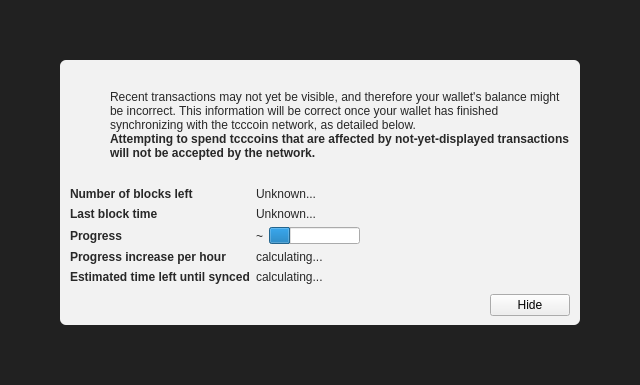
<?xml version="1.0" encoding="UTF-8"?>
<ui version="4.0">
 <class>ModalOverlay</class>
 <widget class="ModalOverlay" name="ModalOverlay">
  <property name="geometry">
   <rect>
    <x>0</x>
    <y>0</y>
    <width>640</width>
    <height>385</height>
   </rect>
  </property>
  <property name="windowTitle">
   <string>Form</string>
  </property>
  <layout class="QVBoxLayout" name="verticalLayout" stretch="0">
   <property name="sizeConstraint">
    <enum>QLayout::SetDefaultConstraint</enum>
   </property>
   <property name="leftMargin">
    <number>0</number>
   </property>
   <property name="topMargin">
    <number>0</number>
   </property>
   <property name="rightMargin">
    <number>0</number>
   </property>
   <property name="bottomMargin">
    <number>0</number>
   </property>
   <item>
    <widget class="QWidget" name="bgWidget" native="true">
     <property name="styleSheet">
      <string notr="true">#bgWidget { background: rgba(0,0,0,220); }</string>
     </property>
     <layout class="QVBoxLayout" name="verticalLayoutMain" stretch="1">
      <property name="leftMargin">
       <number>60</number>
      </property>
      <property name="topMargin">
       <number>60</number>
      </property>
      <property name="rightMargin">
       <number>60</number>
      </property>
      <property name="bottomMargin">
       <number>60</number>
      </property>
      <item>
       <widget class="QWidget" name="contentWidget" native="true">
        <property name="styleSheet">
         <string notr="true">#contentWidget { background: rgba(255,255,255,240); border-radius: 6px; }

QLabel { color: rgb(40,40,40);  }</string>
        </property>
        <layout class="QVBoxLayout" name="verticalLayoutSub" stretch="1,0,0,0">
         <property name="spacing">
          <number>0</number>
         </property>
         <property name="leftMargin">
          <number>10</number>
         </property>
         <property name="topMargin">
          <number>10</number>
         </property>
         <property name="rightMargin">
          <number>10</number>
         </property>
         <property name="bottomMargin">
          <number>10</number>
         </property>
         <item>
          <layout class="QHBoxLayout" name="horizontalLayoutIconText" stretch="0,1">
           <property name="topMargin">
            <number>20</number>
           </property>
           <item>
            <layout class="QVBoxLayout" name="verticalLayoutIcon">
             <property name="leftMargin">
              <number>0</number>
             </property>
             <item>
              <widget class="QPushButton" name="warningIcon">
               <property name="enabled">
                <bool>false</bool>
               </property>
               <property name="text">
                <string/>
               </property>
               <property name="icon">
                <iconset>
                 <normaloff>:/icons/warning</normaloff>
                 <disabledoff>:/icons/warning</disabledoff>:/icons/warning</iconset>
               </property>
               <property name="iconSize">
                <size>
                 <width>48</width>
                 <height>48</height>
                </size>
               </property>
               <property name="flat">
                <bool>true</bool>
               </property>
              </widget>
             </item>
             <item>
              <spacer name="verticalSpacerWarningIcon">
               <property name="orientation">
                <enum>Qt::Vertical</enum>
               </property>
               <property name="sizeHint" stdset="0">
                <size>
                 <width>20</width>
                 <height>40</height>
                </size>
               </property>
              </spacer>
             </item>
            </layout>
           </item>
           <item>
            <layout class="QVBoxLayout" name="verticalLayoutInfoText">
             <property name="leftMargin">
              <number>0</number>
             </property>
             <property name="topMargin">
              <number>0</number>
             </property>
             <item>
              <widget class="QLabel" name="infoText">
               <property name="text">
                <string>Recent transactions may not yet be visible, and therefore your wallet's balance might be incorrect. This information will be correct once your wallet has finished synchronizing with the tcccoin network, as detailed below.</string>
               </property>
               <property name="textFormat">
                <enum>Qt::RichText</enum>
               </property>
               <property name="wordWrap">
                <bool>true</bool>
               </property>
              </widget>
             </item>
             <item>
              <widget class="QLabel" name="infoTextStrong">
               <property name="font">
                <font>
                 <weight>75</weight>
                 <bold>true</bold>
                </font>
               </property>
               <property name="text">
                <string>Attempting to spend tcccoins that are affected by not-yet-displayed transactions will not be accepted by the network.</string>
               </property>
               <property name="textFormat">
                <enum>Qt::RichText</enum>
               </property>
               <property name="wordWrap">
                <bool>true</bool>
               </property>
              </widget>
             </item>
             <item>
              <spacer name="verticalSpacerInTextSpace">
               <property name="orientation">
                <enum>Qt::Vertical</enum>
               </property>
               <property name="sizeHint" stdset="0">
                <size>
                 <width>20</width>
                 <height>40</height>
                </size>
               </property>
              </spacer>
             </item>
            </layout>
           </item>
          </layout>
         </item>
         <item>
          <spacer name="verticalSpacerAfterText">
           <property name="orientation">
            <enum>Qt::Vertical</enum>
           </property>
           <property name="sizeHint" stdset="0">
            <size>
             <width>20</width>
             <height>40</height>
            </size>
           </property>
          </spacer>
         </item>
         <item>
          <layout class="QFormLayout" name="formLayout">
           <property name="fieldGrowthPolicy">
            <enum>QFormLayout::FieldsStayAtSizeHint</enum>
           </property>
           <property name="horizontalSpacing">
            <number>6</number>
           </property>
           <property name="verticalSpacing">
            <number>6</number>
           </property>
           <property name="topMargin">
            <number>10</number>
           </property>
           <item row="0" column="0">
            <widget class="QLabel" name="labelNumberOfBlocksLeft">
             <property name="font">
              <font>
               <weight>75</weight>
               <bold>true</bold>
              </font>
             </property>
             <property name="text">
              <string>Number of blocks left</string>
             </property>
            </widget>
           </item>
           <item row="0" column="1">
            <widget class="QLabel" name="numberOfBlocksLeft">
             <property name="text">
              <string>Unknown...</string>
             </property>
            </widget>
           </item>
           <item row="1" column="0">
            <widget class="QLabel" name="labelLastBlockTime">
             <property name="font">
              <font>
               <weight>75</weight>
               <bold>true</bold>
              </font>
             </property>
             <property name="text">
              <string>Last block time</string>
             </property>
            </widget>
           </item>
           <item row="1" column="1">
            <widget class="QLabel" name="newestBlockDate">
             <property name="sizePolicy">
              <sizepolicy hsizetype="Maximum" vsizetype="Preferred">
               <horstretch>0</horstretch>
               <verstretch>0</verstretch>
              </sizepolicy>
             </property>
             <property name="text">
              <string>Unknown...</string>
             </property>
            </widget>
           </item>
           <item row="2" column="0">
            <widget class="QLabel" name="labelSyncDone">
             <property name="font">
              <font>
               <weight>75</weight>
               <bold>true</bold>
              </font>
             </property>
             <property name="text">
              <string>Progress</string>
             </property>
            </widget>
           </item>
           <item row="2" column="1">
            <layout class="QHBoxLayout" name="horizontalLayoutSync" stretch="0,1">
             <item>
              <widget class="QLabel" name="percentageProgress">
               <property name="text">
                <string notr="true">~</string>
               </property>
              </widget>
             </item>
             <item>
              <widget class="QProgressBar" name="progressBar">
               <property name="value">
                <number>24</number>
               </property>
               <property name="format">
                <string/>
               </property>
              </widget>
             </item>
            </layout>
           </item>
           <item row="4" column="0">
            <widget class="QLabel" name="labelProgressIncrease">
             <property name="font">
              <font>
               <weight>75</weight>
               <bold>true</bold>
              </font>
             </property>
             <property name="text">
              <string>Progress increase per hour</string>
             </property>
            </widget>
           </item>
           <item row="4" column="1">
            <widget class="QLabel" name="progressIncreasePerH">
             <property name="text">
              <string>calculating...</string>
             </property>
            </widget>
           </item>
           <item row="5" column="0">
            <widget class="QLabel" name="labelEstimatedTimeLeft">
             <property name="font">
              <font>
               <weight>75</weight>
               <bold>true</bold>
              </font>
             </property>
             <property name="text">
              <string>Estimated time left until synced</string>
             </property>
            </widget>
           </item>
           <item row="5" column="1">
            <widget class="QLabel" name="expectedTimeLeft">
             <property name="text">
              <string>calculating...</string>
             </property>
            </widget>
           </item>
          </layout>
         </item>
         <item>
          <layout class="QHBoxLayout" name="horizontalLayoutButtons">
           <property name="leftMargin">
            <number>10</number>
           </property>
           <property name="topMargin">
            <number>10</number>
           </property>
           <item>
            <spacer name="horizontalSpacer">
             <property name="orientation">
              <enum>Qt::Horizontal</enum>
             </property>
             <property name="sizeHint" stdset="0">
              <size>
               <width>40</width>
               <height>20</height>
              </size>
             </property>
            </spacer>
           </item>
           <item>
            <widget class="QPushButton" name="closeButton">
             <property name="text">
              <string>Hide</string>
             </property>
            </widget>
           </item>
          </layout>
         </item>
        </layout>
       </widget>
      </item>
     </layout>
    </widget>
   </item>
  </layout>
 </widget>
 <customwidgets>
  <customwidget>
   <class>ModalOverlay</class>
   <extends>QWidget</extends>
   <header>modaloverlay.h</header>
   <container>1</container>
  </customwidget>
 </customwidgets>
 <resources/>
 <connections/>
</ui>
